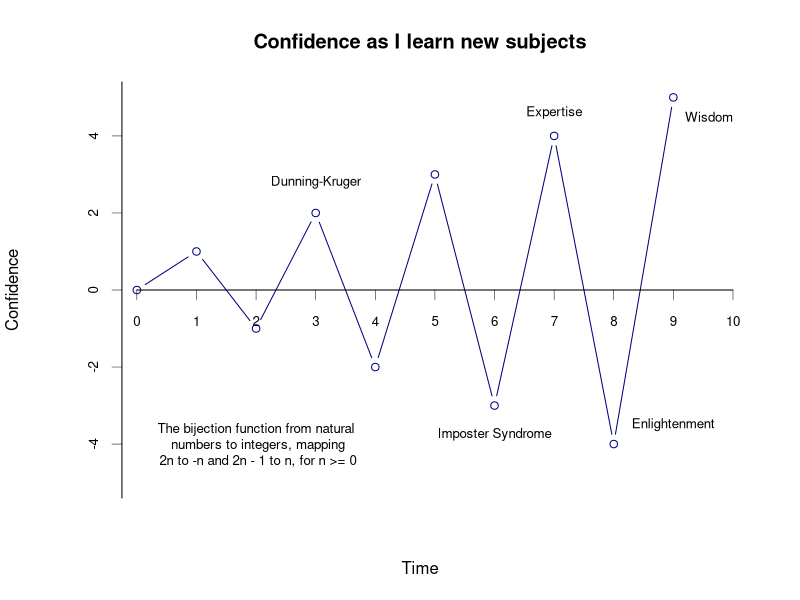

This figure's R source:
library(ggplot2)

xmax <- 9
x <- seq(0,xmax,1)

y <- function(x) {
  p <- x %% 2
  r <- ((-1)^(p + 1)) * x
  return((p + r) / 2)
}


par(cex=1)
plot(x, y(x),
  type = "b",
  main = sprintf('Confidence as I learn new subjects'),
  # sub = '(Actually a graph of the bijection function)',
  xlab = "Time", 
  ylab = "Confidence",
  xlim = c(-0.5, xmax+1),
  ylim = c(-5, 5),
  col="navyblue",
  axes=FALSE
)

ylabs=c("-6", "-4", "-2", "0", "2", "4", "6")
xlabs=seq(from=0, to=10, by=1)
axis(side=2, 
     at=seq(from=-6, to=6, by=2), 
     tick=TRUE,
     pos=-0.25,
     labels=ylabs,
     lwd.ticks=0.5,
     family="sans", font=1, cex.lab=1, cex.axis=0.8
)
axis(side=1, 
     at=seq(from=0, to=10, by=1), 
     tick=TRUE, 
     pos=0, 
     line=0,
     labels=xlabs, 
     lwd.ticks=0.5,
     family="sans", font=1, cex.lab=1, cex.axis=0.8
)
text(x=2, 
     y=-4.0, 
     sprintf("%s %s %s", 
             "The bijection function from natural\n",
             "numbers to integers, mapping\n",
             "2n to -n and 2n - 1 to n, for n >= 0"), 
     cex=0.8)

text(x=3.0, y=2.8, cex=0.8, sprintf("%s","Dunning-Kruger"))
text(x=6.0, y=-3.75, cex=0.8, sprintf("%s","Imposter Syndrome"))
text(x=7, y=4.6, cex=0.8, sprintf("%s","Expertise"))
text(x=9.0, y=-3.5, cex=0.8, sprintf("%s","Enlightenment"))
text(x=9.6, y=4.5, cex=0.8, sprintf("%s","Wisdom"))
